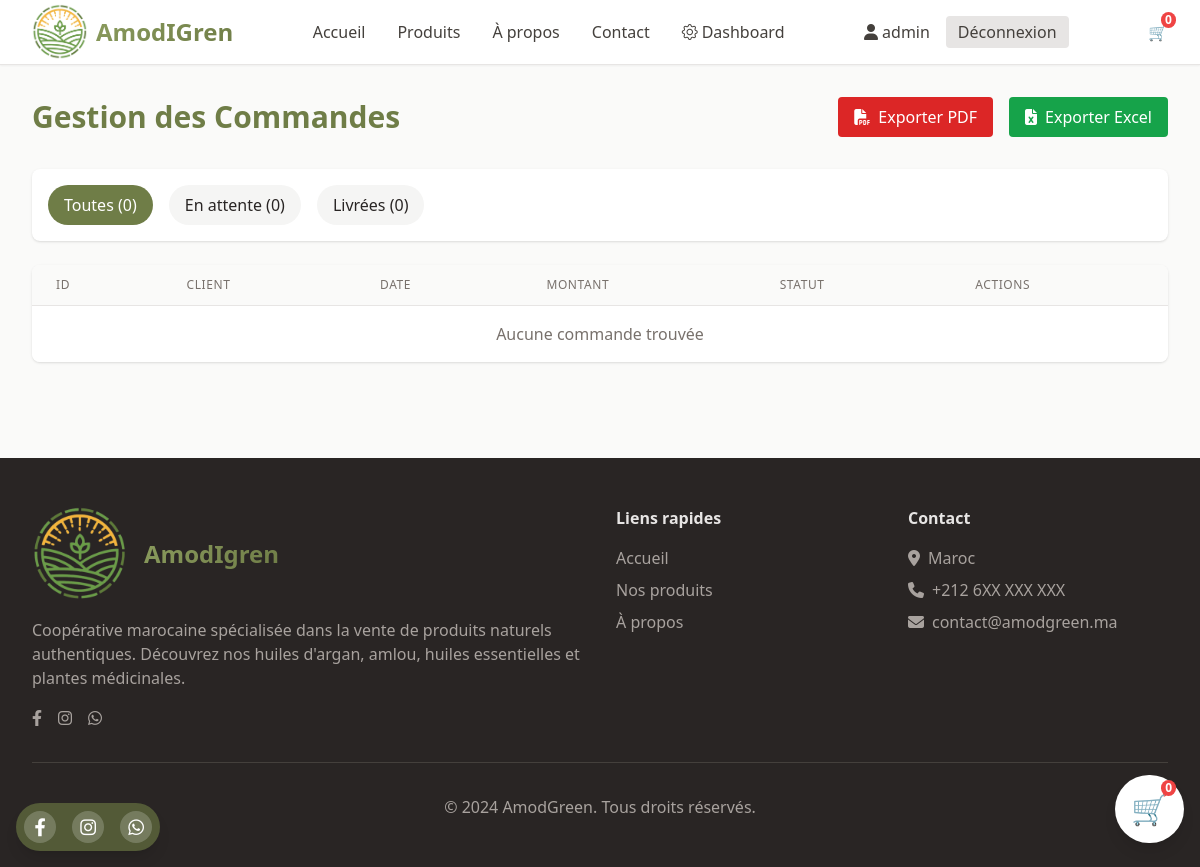
Page /ar/admin-dashboard/orders/ (signed in) on the earlier database version.
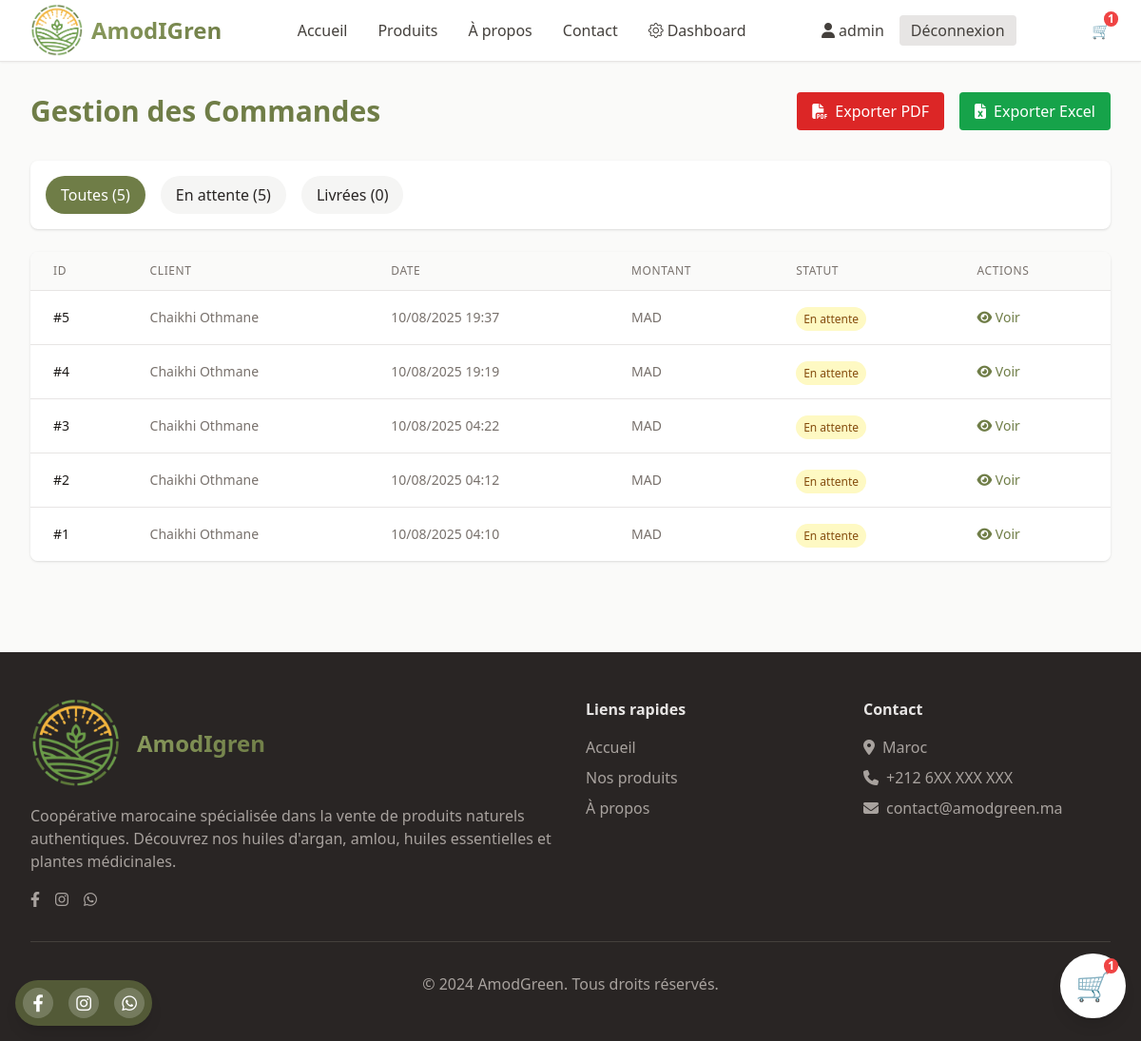
Same page on the later database version.
### store/models/Commands.py (models this page shows, shortened)
class Order(models.Model):
    STATUS_CHOICES = [
        ('pending', 'En attente'),
        ('contacted', 'Client contacté'),
        ('confirmed', 'Confirmée'),
        ('delivered', 'Livrée'),
        ('cancelled', 'Annulée'),
    ]
    is_deleted = models.BooleanField(default=False)
    full_name = models.CharField(max_length=200, verbose_name="Nom complet")
    phone = models.CharField(max_length=20, verbose_name="Numéro de téléphone")
    city = models.CharField(max_length=100, verbose_name="Ville")
    address = models.TextField(verbose_name="Adresse complète")
    notes = models.TextField(blank=True, verbose_name="Remarques")
    status = models.CharField(
        max_length=20,
        choices=STATUS_CHOICES,
        default='pending',
        verbose_name="Statut"
    )
    created_at = models.DateTimeField(auto_now_add=True, verbose_name="Date de commande")
    estimated_delivery_date = models.DateField(
        null=True,
        blank=True,
        verbose_name="Date de livraison estimée"
    )
    class Meta:
        verbose_name = "Commande"
        verbose_name_plural = "Commandes"
        ordering = ['-created_at']

### store/views/views_admin.py (the view)
# urls.py: path('admin-dashboard/orders/', views_admin.order_list, name='order_list'),
@login_required
@user_passes_test(lambda u: u.is_staff)
def order_list(request):
    status = request.GET.get('status', None)
    orders = Order.objects.all()
    if status:
        orders = orders.filter(status=status)
    paginator = Paginator(orders.order_by('-created_at'), 10)
    page_number = request.GET.get('page')
    try:
        orders = paginator.page(page_number)
    except PageNotAnInteger:
        orders = paginator.page(1)
    except EmptyPage:
        orders = paginator.page(paginator.num_pages)
    context = {
        'orders': orders,
        'total_orders': Order.objects.count(),
        'pending_orders': Order.objects.filter(status='pending').count(),
        'delivered_orders': Order.objects.filter(status='delivered').count(),
    }
    return render(request, 'admin/order_list.html', context)

### store/context_processors.py (called while the page is built)
def cart_count(request):
    cart = get_or_create_cart(request)
    return {'cart_count': cart.items.count()}

### store/utils.py (called while the page is built)
def get_or_create_cart(request):
    if request.user.is_authenticated:
        cart, created = Cart.objects.get_or_create(user=request.user)
    else:
        if not request.session.session_key:
            request.session.create()
        session_key = request.session.session_key
        cart, created = Cart.objects.get_or_create(session_key=session_key, user=None)
    return cart

### templates/admin/order_list.html (shortened to what the changed rows need)
{% extends 'base.html' %}
{% load static %}
{% block content %}
<div class="max-w-7xl mx-auto px-4 sm:px-6 lg:px-8 py-8">
    <div class="flex justify-between items-center mb-8">
        <h1 class="text-3xl font-bold text-olive-600">Gestion des Commandes</h1>
    </div>
    <div class="mb-6 bg-white p-4 rounded-lg shadow">
        <div class="flex flex-wrap gap-4">
            <a href="{% url 'order_list' %}" class="px-4 py-2 rounded-full {% if not request.GET.status %}bg-olive-600 text-white{% else %}bg-stone-100 hover:bg-stone-200{% endif %}">
                Toutes ({{ total_orders }})
            </a>
            <a href="?status=pending" class="px-4 py-2 rounded-full {% if request.GET.status == 'pending' %}bg-yellow-500 text-white{% else %}bg-stone-100 hover:bg-stone-200{% endif %}">
                En attente ({{ pending_orders }})
            </a>
            <a href="?status=delivered" class="px-4 py-2 rounded-full {% if request.GET.status == 'delivered' %}bg-green-600 text-white{% else %}bg-stone-100 hover:bg-stone-200{% endif %}">
                Livrées ({{ delivered_orders }})
            </a>
        </div>
    </div>
    <div class="bg-white shadow rounded-lg overflow-hidden">
        <div class="overflow-x-auto">
            <table class="min-w-full divide-y divide-stone-200">
                <thead class="bg-stone-50">
                    <tr>
                        <th class="px-6 py-3 text-left text-xs font-medium text-stone-500 uppercase tracking-wider">ID</th>
                        <th class="px-6 py-3 text-left text-xs font-medium text-stone-500 uppercase tracking-wider">Client</th>
                        <th class="px-6 py-3 text-left text-xs font-medium text-stone-500 uppercase tracking-wider">Date</th>
                        <th class="px-6 py-3 text-left text-xs font-medium text-stone-500 uppercase tracking-wider">Montant</th>
                        <th class="px-6 py-3 text-left text-xs font-medium text-stone-500 uppercase tracking-wider">Statut</th>
                        <th class="px-6 py-3 text-left text-xs font-medium text-stone-500 uppercase tracking-wider">Actions</th>
                    </tr>
                </thead>
                <tbody class="bg-white divide-y divide-stone-200">
                    {% for order in orders %}
                    <tr class="hover:bg-stone-50">
                        <td class="px-6 py-4 whitespace-nowrap text-sm font-medium text-stone-900">#{{ order.id }}</td>
                        <td class="px-6 py-4 whitespace-nowrap text-sm text-stone-500">{{ order.full_name }}</td>
                        <td class="px-6 py-4 whitespace-nowrap text-sm text-stone-500">{{ order.created_at|date:"d/m/Y H:i" }}</td>
                        <td class="px-6 py-4 whitespace-nowrap text-sm text-stone-500">{{ order.get_total_cost }} MAD</td>
                        <td class="px-6 py-4 whitespace-nowrap">
                            <span class="px-2 py-1 text-xs rounded-full
                                {% if order.status == 'pending' %}bg-yellow-100 text-yellow-800
                                {% elif order.status == 'delivered' %}bg-green-100 text-green-800
                                {% else %}bg-stone-100 text-stone-800{% endif %}">
                                {{ order.get_status_display }}
                            </span>
                        </td>
                        <td class="px-6 py-4 whitespace-nowrap text-sm font-medium">
                            <a href="{% url 'order_detail' order.id %}" class="text-olive-600 hover:text-olive-800 mr-3">
                                <i class="fas fa-eye"></i> Voir
                            </a>
                        </td>
                    </tr>
                    {% empty %}
                    <tr>
                        <td colspan="6" class="px-6 py-4 text-center text-stone-500">Aucune commande trouvée</td>
                    </tr>
                    {% endfor %}
                </tbody>
            </table>
        </div>
    </div>
</div>
{% endblock %}

### templates/base.html (shortened to what the changed rows need)
{% load static %}
{% load widget_tweaks %}
<!DOCTYPE html>
<html lang="fr" class="h-full">
<head>
    <link rel="stylesheet" href="https://cdnjs.cloudflare.com/ajax/libs/font-awesome/6.4.0/css/all.min.css">
    <link href="{% static 'css/main.css' %}" rel="stylesheet" />
    <link rel="stylesheet" href="https://cdn.jsdelivr.net/npm/bootstrap-icons@1.10.5/font/bootstrap-icons.css" />
</head>
<body class="min-h-full bg-stone-50 text-stone-800">
    <nav class="bg-white shadow-sm border-b border-stone-200 sticky top-0 z-50">
        <div class="max-w-7xl mx-auto px-4 sm:px-6 lg:px-8">
            <div class="flex justify-between items-center h-16">
                <div class="hidden sm:flex items-center space-x-6">
                    <a href="{% url 'view_cart' %}" class="relative text-gray-700 hover:text-green-700">
                        🛒
                        <span
                            class="absolute -top-2 -right-2 bg-red-500 text-white text-xs font-bold rounded-full px-1">
                            {{ cart_count|default:0 }}
                        </span>
                    </a>
                </div>
                <div class="fixed bottom-6 right-4 z-50 bg-white p-3 sm:p-4 rounded-full shadow-lg">
                    <a href="{% url 'view_cart' %}"
                        class="relative text-gray-700 hover:text-green-700 text-2xl sm:text-3xl">
                        🛒
                        <span id="cart-count"
                            class="absolute -top-2 -right-2 bg-red-500 text-white text-xs font-bold rounded-full px-1">
                            {{ cart_count|default:0 }}
                        </span>
                    </a>
                </div>
            </div>
        </div>
    </nav>
    <main>
        {% block content %}
        {% endblock %}
    </main>
</body>
</html>

Differences in the rows shown:
added Order: id "5", full_name "Chaikhi Othmane", created_at "10/08/2025 19:37", status "En attente"
added Order: id "4", full_name "Chaikhi Othmane", created_at "10/08/2025 19:19", status "En attente"
added Order: id "3", full_name "Chaikhi Othmane", created_at "10/08/2025 04:22", status "En attente"
added Order: id "2", full_name "Chaikhi Othmane", created_at "10/08/2025 04:12", status "En attente"
added Order: id "1", full_name "Chaikhi Othmane", created_at "10/08/2025 04:10", status "En attente"
Other differences:
{{ cart_count|default:0 }}: "0" → "1"
{{ total_orders }}: "0" → "5"
{{ pending_orders }}: "0" → "5"
text no longer shown: "Aucune commande trouvée"
